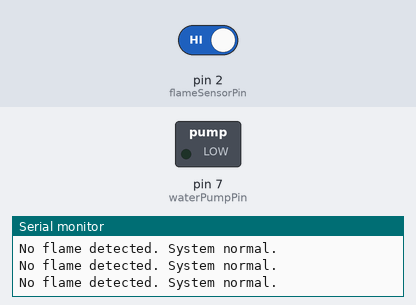
Recording of a sketch running on a simulated Arduino Uno, built with avr-gcc and run on an emulated ATmega328P. On the bench: switched loads named in the sketch (green lamp = pin HIGH), the last lines printed to the serial monitor. The inputs (shaded band) are chosen by the test bench; at power-on: pin 2 (flameSensorPin) HIGH.

Above: at 1.8 s.
1.9 s: pin 2 (flameSensorPin) driven LOW
At 3.2 s:
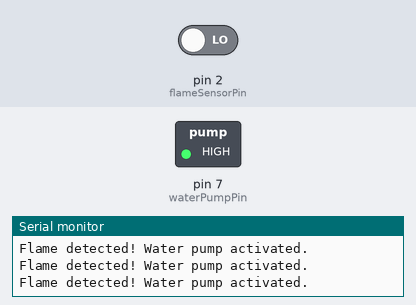
3.5 s: pin 2 (flameSensorPin) driven HIGH
At 4.6 s:
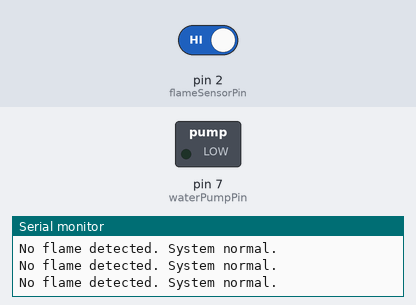
Timing chart, 0 to 6.5 s (numbered marks = the images above; inputs shaded):
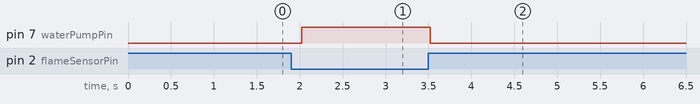

The sketch:

FlameSensor.ino
```cpp
const int flameSensorPin = 2;      // Digital pin for flame sensor
const int waterPumpPin = 7;        // Digital pin for relay (water pump)

void setup() {
  pinMode(flameSensorPin, INPUT);
  pinMode(waterPumpPin, OUTPUT);
  Serial.begin(9600);
  Serial.println("Flame sensor system with auto pump initialized.");
}

void loop() {
  int sensorValue = digitalRead(flameSensorPin);

  if (sensorValue == LOW) {  // Flame detected (typically LOW signal)
    Serial.println("Flame detected! Water pump activated.");
    digitalWrite(waterPumpPin, HIGH);    // Turn ON water pump (activate relay)
  } else {
    Serial.println("No flame detected. System normal.");
    digitalWrite(waterPumpPin, LOW);     // Turn OFF water pump
  }
  delay(500);
}
```

Measured:
- after the input at 1.9 s, pin 7 (waterPumpPin): LOW → HIGH after 0.12 s
- after the input at 3.5 s, pin 7 (waterPumpPin): HIGH → LOW at once
